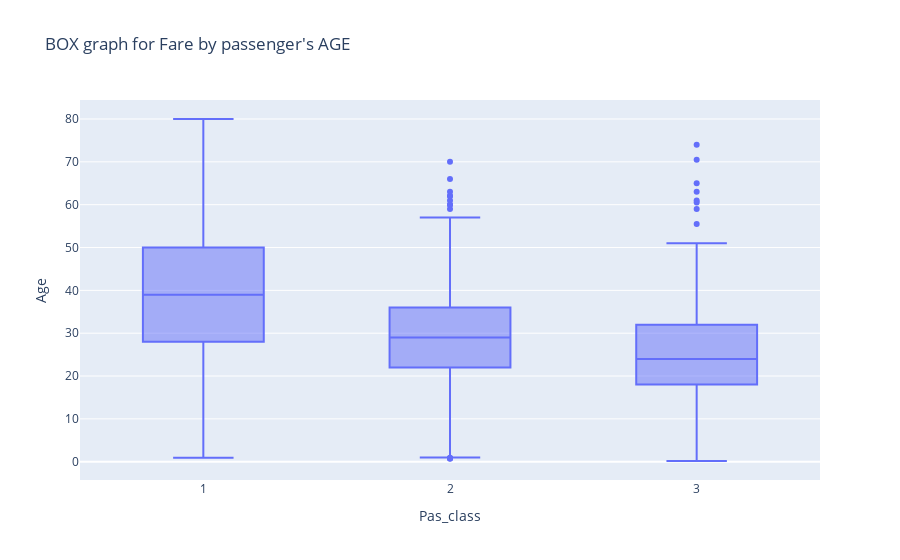

The cell this chart's notebook holds for it:
### Markdown cell above
Create a box plot of the age by passenger class

### Code cell
box=pe.box(pv.Titanic, x='Pas_class',y='Age',title="BOX graph for Fare by passenger's AGE")
box.show()

### Figure 1 — Plotly figure (JSON) as saved in the notebook; plotly's stock layout.template omitted (floating-point values rounded to 4 significant figures; data arrays with more than 128 entries replaced by an {"elided": "..."} marker saying what was removed)
{"data": [{"alignmentgroup": "True", "hovertemplate": "Pas_class=%{x}<br>Age=%{y}<extra></extra>", "legendgroup": "", "marker": {"color": "#636efa"}, "name": "", "notched": false, "offsetgroup": "", "orientation": "v", "showlegend": false, "type": "box", "x": {"elided": "1309 int values"}, "x0": " ", "xaxis": "x", "y": {"elided": "1309 float values"}, "y0": " ", "yaxis": "y"}], "layout": {"boxmode": "group", "legend": {"tracegroupgap": 0}, "title": {"text": "BOX graph for Fare by passenger's AGE"}, "xaxis": {"anchor": "y", "domain": [0, 1], "title": {"text": "Pas_class"}}, "yaxis": {"anchor": "x", "domain": [0, 1], "title": {"text": "Age"}}}}
